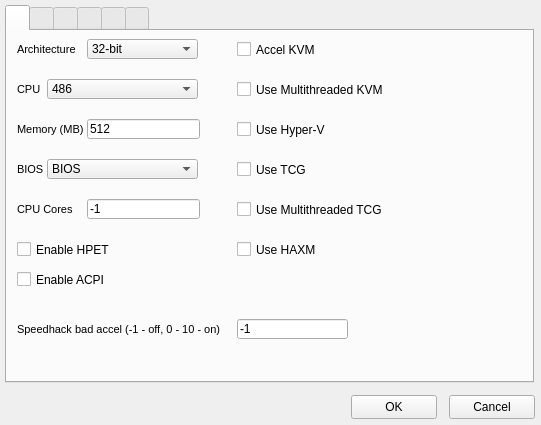
<?xml version="1.0" encoding="UTF-8"?>
<ui version="4.0">
 <class>MainWindow</class>
 <widget class="QMainWindow" name="MainWindow">
  <property name="geometry">
   <rect>
    <x>0</x>
    <y>0</y>
    <width>541</width>
    <height>425</height>
   </rect>
  </property>
  <property name="minimumSize">
   <size>
    <width>541</width>
    <height>425</height>
   </size>
  </property>
  <property name="maximumSize">
   <size>
    <width>541</width>
    <height>425</height>
   </size>
  </property>
  <property name="windowTitle">
   <string>Configure QEMU</string>
  </property>
  <property name="windowIcon">
   <iconset>
    <normaloff>../images/favicon.png</normaloff>../images/favicon.png</iconset>
  </property>
  <widget class="QWidget" name="centralwidget">
   <widget class="QPushButton" name="okButton">
    <property name="geometry">
     <rect>
      <x>351</x>
      <y>395</y>
      <width>86</width>
      <height>24</height>
     </rect>
    </property>
    <property name="text">
     <string>OK</string>
    </property>
   </widget>
   <widget class="QPushButton" name="cancelButton">
    <property name="geometry">
     <rect>
      <x>449</x>
      <y>395</y>
      <width>86</width>
      <height>24</height>
     </rect>
    </property>
    <property name="text">
     <string>Cancel</string>
    </property>
   </widget>
   <widget class="QTabWidget" name="tabs">
    <property name="geometry">
     <rect>
      <x>5</x>
      <y>5</y>
      <width>529</width>
      <height>378</height>
     </rect>
    </property>
    <property name="currentIndex">
     <number>0</number>
    </property>
    <property name="iconSize">
     <size>
      <width>32</width>
      <height>32</height>
     </size>
    </property>
    <widget class="QWidget" name="mother">
     <attribute name="icon">
      <iconset>
       <normaloff>../images/motherboard.png</normaloff>../images/motherboard.png</iconset>
     </attribute>
     <attribute name="title">
      <string/>
     </attribute>
     <widget class="QComboBox" name="archEdit">
      <property name="geometry">
       <rect>
        <x>80</x>
        <y>8</y>
        <width>111</width>
        <height>20</height>
       </rect>
      </property>
      <property name="currentText">
       <string>32-bit</string>
      </property>
      <item>
       <property name="text">
        <string>32-bit</string>
       </property>
      </item>
      <item>
       <property name="text">
        <string>64-bit</string>
       </property>
      </item>
     </widget>
     <widget class="QLabel" name="archLabel">
      <property name="geometry">
       <rect>
        <x>10</x>
        <y>10</y>
        <width>100</width>
        <height>16</height>
       </rect>
      </property>
      <property name="font">
       <font>
        <pointsize>8</pointsize>
       </font>
      </property>
      <property name="text">
       <string>Architecture</string>
      </property>
     </widget>
     <widget class="QLabel" name="cpuLabel">
      <property name="geometry">
       <rect>
        <x>10</x>
        <y>50</y>
        <width>100</width>
        <height>16</height>
       </rect>
      </property>
      <property name="font">
       <font>
        <pointsize>8</pointsize>
       </font>
      </property>
      <property name="text">
       <string>CPU</string>
      </property>
     </widget>
     <widget class="QComboBox" name="cpuEdit">
      <property name="geometry">
       <rect>
        <x>40</x>
        <y>48</y>
        <width>151</width>
        <height>20</height>
       </rect>
      </property>
      <property name="currentText">
       <string>486</string>
      </property>
      <item>
       <property name="text">
        <string>486</string>
       </property>
      </item>
      <item>
       <property name="text">
        <string>Broadwell</string>
       </property>
      </item>
      <item>
       <property name="text">
        <string>Broadwell-IBRS</string>
       </property>
      </item>
      <item>
       <property name="text">
        <string>Broadwell-noTSX</string>
       </property>
      </item>
      <item>
       <property name="text">
        <string>Broadwell-noTSX-IBRS</string>
       </property>
      </item>
      <item>
       <property name="text">
        <string>Cascadelake-Server</string>
       </property>
      </item>
      <item>
       <property name="text">
        <string>Cascadelake-Server-noT</string>
       </property>
      </item>
      <item>
       <property name="text">
        <string>Conroe</string>
       </property>
      </item>
      <item>
       <property name="text">
        <string>Cooperlake</string>
       </property>
      </item>
      <item>
       <property name="text">
        <string>Denverton</string>
       </property>
      </item>
      <item>
       <property name="text">
        <string>Dhyana</string>
       </property>
      </item>
      <item>
       <property name="text">
        <string>EPYC</string>
       </property>
      </item>
      <item>
       <property name="text">
        <string>EPYC-IBPB</string>
       </property>
      </item>
      <item>
       <property name="text">
        <string>EPYC-Rome</string>
       </property>
      </item>
      <item>
       <property name="text">
        <string>Haswell</string>
       </property>
      </item>
      <item>
       <property name="text">
        <string>Haswell-IBRS</string>
       </property>
      </item>
      <item>
       <property name="text">
        <string>Haswell-noTSX</string>
       </property>
      </item>
      <item>
       <property name="text">
        <string>Haswell-noTSX-IBRS</string>
       </property>
      </item>
      <item>
       <property name="text">
        <string>Icelake-Client</string>
       </property>
      </item>
      <item>
       <property name="text">
        <string>Icelake-Client-noTSX</string>
       </property>
      </item>
      <item>
       <property name="text">
        <string>Icelake-Server</string>
       </property>
      </item>
      <item>
       <property name="text">
        <string>Icelake-Server-noTSX</string>
       </property>
      </item>
      <item>
       <property name="text">
        <string>IvyBridge</string>
       </property>
      </item>
      <item>
       <property name="text">
        <string>IvyBridge-IBRS</string>
       </property>
      </item>
      <item>
       <property name="text">
        <string>KnightsMill</string>
       </property>
      </item>
      <item>
       <property name="text">
        <string>Nehalem</string>
       </property>
      </item>
      <item>
       <property name="text">
        <string>Nehalem-IBRS</string>
       </property>
      </item>
      <item>
       <property name="text">
        <string>Opteron_G1</string>
       </property>
      </item>
      <item>
       <property name="text">
        <string>Opteron_G2</string>
       </property>
      </item>
      <item>
       <property name="text">
        <string>Opteron_G3</string>
       </property>
      </item>
      <item>
       <property name="text">
        <string>Opteron_G4</string>
       </property>
      </item>
      <item>
       <property name="text">
        <string>Opteron_G5</string>
       </property>
      </item>
      <item>
       <property name="text">
        <string>Penryn</string>
       </property>
      </item>
      <item>
       <property name="text">
        <string>SandyBridge</string>
       </property>
      </item>
      <item>
       <property name="text">
        <string>SandyBridge-IBRS</string>
       </property>
      </item>
      <item>
       <property name="text">
        <string>Skylake-Client</string>
       </property>
      </item>
      <item>
       <property name="text">
        <string>Skylake-Client-IBRS</string>
       </property>
      </item>
      <item>
       <property name="text">
        <string>Skylake-Client-noTSX-I</string>
       </property>
      </item>
      <item>
       <property name="text">
        <string>Skylake-Server</string>
       </property>
      </item>
      <item>
       <property name="text">
        <string>Skylake-Server-IBRS</string>
       </property>
      </item>
      <item>
       <property name="text">
        <string>Skylake-Server-noTSX-I</string>
       </property>
      </item>
      <item>
       <property name="text">
        <string>Snowridge</string>
       </property>
      </item>
      <item>
       <property name="text">
        <string>Westmere</string>
       </property>
      </item>
      <item>
       <property name="text">
        <string>Westmere-IBRS</string>
       </property>
      </item>
      <item>
       <property name="text">
        <string>athlon</string>
       </property>
      </item>
      <item>
       <property name="text">
        <string>core2duo</string>
       </property>
      </item>
      <item>
       <property name="text">
        <string>coreduo</string>
       </property>
      </item>
      <item>
       <property name="text">
        <string>kvm32</string>
       </property>
      </item>
      <item>
       <property name="text">
        <string>kvm64</string>
       </property>
      </item>
      <item>
       <property name="text">
        <string>n270</string>
       </property>
      </item>
      <item>
       <property name="text">
        <string>pentium</string>
       </property>
      </item>
      <item>
       <property name="text">
        <string>pentium2</string>
       </property>
      </item>
      <item>
       <property name="text">
        <string>pentium3</string>
       </property>
      </item>
      <item>
       <property name="text">
        <string>phenom</string>
       </property>
      </item>
      <item>
       <property name="text">
        <string>qemu32</string>
       </property>
      </item>
      <item>
       <property name="text">
        <string>qemu64</string>
       </property>
      </item>
      <item>
       <property name="text">
        <string>base</string>
       </property>
      </item>
      <item>
       <property name="text">
        <string>max</string>
       </property>
      </item>
      <item>
       <property name="text">
        <string>host</string>
       </property>
      </item>
     </widget>
     <widget class="QLabel" name="memoryLabel">
      <property name="geometry">
       <rect>
        <x>10</x>
        <y>90</y>
        <width>100</width>
        <height>16</height>
       </rect>
      </property>
      <property name="font">
       <font>
        <pointsize>8</pointsize>
       </font>
      </property>
      <property name="text">
       <string>Memory (MB)</string>
      </property>
     </widget>
     <widget class="QLineEdit" name="memoryEdit">
      <property name="geometry">
       <rect>
        <x>80</x>
        <y>88</y>
        <width>113</width>
        <height>20</height>
       </rect>
      </property>
      <property name="text">
       <string>512</string>
      </property>
     </widget>
     <widget class="QLabel" name="biosLabel">
      <property name="geometry">
       <rect>
        <x>10</x>
        <y>130</y>
        <width>100</width>
        <height>16</height>
       </rect>
      </property>
      <property name="font">
       <font>
        <pointsize>8</pointsize>
       </font>
      </property>
      <property name="text">
       <string>BIOS</string>
      </property>
     </widget>
     <widget class="QComboBox" name="biosEdit">
      <property name="geometry">
       <rect>
        <x>40</x>
        <y>128</y>
        <width>151</width>
        <height>20</height>
       </rect>
      </property>
      <property name="currentText">
       <string>BIOS</string>
      </property>
      <item>
       <property name="text">
        <string>BIOS</string>
       </property>
      </item>
      <item>
       <property name="text">
        <string>EFI 32-bit (CIRRUS ONLY)</string>
       </property>
      </item>
      <item>
       <property name="text">
        <string>EFI 64-bit (CIRRUS ONLY)</string>
       </property>
      </item>
      <item>
       <property name="text">
        <string>EFI 32-bit (FIXED)</string>
       </property>
      </item>
     </widget>
     <widget class="QLabel" name="coresLabel">
      <property name="geometry">
       <rect>
        <x>10</x>
        <y>170</y>
        <width>100</width>
        <height>16</height>
       </rect>
      </property>
      <property name="font">
       <font>
        <pointsize>8</pointsize>
       </font>
      </property>
      <property name="text">
       <string>CPU Cores</string>
      </property>
     </widget>
     <widget class="QLineEdit" name="coresEdit">
      <property name="geometry">
       <rect>
        <x>80</x>
        <y>168</y>
        <width>113</width>
        <height>20</height>
       </rect>
      </property>
      <property name="text">
       <string>-1</string>
      </property>
     </widget>
     <widget class="QCheckBox" name="hpetEdit">
      <property name="geometry">
       <rect>
        <x>10</x>
        <y>210</y>
        <width>181</width>
        <height>17</height>
       </rect>
      </property>
      <property name="text">
       <string>Enable HPET</string>
      </property>
     </widget>
     <widget class="QCheckBox" name="acpiEdit">
      <property name="geometry">
       <rect>
        <x>10</x>
        <y>240</y>
        <width>181</width>
        <height>17</height>
       </rect>
      </property>
      <property name="text">
       <string>Enable ACPI</string>
      </property>
     </widget>
     <widget class="QCheckBox" name="kvmEdit">
      <property name="geometry">
       <rect>
        <x>230</x>
        <y>10</y>
        <width>181</width>
        <height>17</height>
       </rect>
      </property>
      <property name="text">
       <string>Accel KVM</string>
      </property>
     </widget>
     <widget class="QCheckBox" name="mtkvmEdit">
      <property name="geometry">
       <rect>
        <x>230</x>
        <y>50</y>
        <width>181</width>
        <height>17</height>
       </rect>
      </property>
      <property name="text">
       <string>Use Multithreaded KVM</string>
      </property>
     </widget>
     <widget class="QCheckBox" name="whpxEdit">
      <property name="geometry">
       <rect>
        <x>230</x>
        <y>90</y>
        <width>181</width>
        <height>17</height>
       </rect>
      </property>
      <property name="text">
       <string>Use Hyper-V</string>
      </property>
     </widget>
     <widget class="QCheckBox" name="tcgEdit">
      <property name="geometry">
       <rect>
        <x>230</x>
        <y>130</y>
        <width>181</width>
        <height>17</height>
       </rect>
      </property>
      <property name="text">
       <string>Use TCG</string>
      </property>
     </widget>
     <widget class="QCheckBox" name="mttcgEdit">
      <property name="geometry">
       <rect>
        <x>230</x>
        <y>170</y>
        <width>181</width>
        <height>17</height>
       </rect>
      </property>
      <property name="text">
       <string>Use Multithreaded TCG</string>
      </property>
     </widget>
     <widget class="QCheckBox" name="haxmEdit">
      <property name="geometry">
       <rect>
        <x>230</x>
        <y>210</y>
        <width>181</width>
        <height>17</height>
       </rect>
      </property>
      <property name="text">
       <string>Use HAXM</string>
      </property>
     </widget>
     <widget class="QLabel" name="speedLabel">
      <property name="geometry">
       <rect>
        <x>10</x>
        <y>290</y>
        <width>221</width>
        <height>16</height>
       </rect>
      </property>
      <property name="font">
       <font>
        <pointsize>8</pointsize>
       </font>
      </property>
      <property name="text">
       <string>Speedhack bad accel (-1 - off, 0 - 10 - on)</string>
      </property>
     </widget>
     <widget class="QLineEdit" name="speedEdit">
      <property name="geometry">
       <rect>
        <x>230</x>
        <y>288</y>
        <width>111</width>
        <height>20</height>
       </rect>
      </property>
      <property name="text">
       <string>-1</string>
      </property>
     </widget>
    </widget>
    <widget class="QWidget" name="video">
     <attribute name="icon">
      <iconset>
       <normaloff>../images/video_mode.png</normaloff>../images/video_mode.png</iconset>
     </attribute>
     <attribute name="title">
      <string/>
     </attribute>
     <widget class="QLabel" name="videoLabel">
      <property name="geometry">
       <rect>
        <x>10</x>
        <y>10</y>
        <width>100</width>
        <height>16</height>
       </rect>
      </property>
      <property name="font">
       <font>
        <pointsize>8</pointsize>
       </font>
      </property>
      <property name="text">
       <string>Video Adapter</string>
      </property>
     </widget>
     <widget class="QComboBox" name="videoEdit">
      <property name="geometry">
       <rect>
        <x>90</x>
        <y>8</y>
        <width>111</width>
        <height>20</height>
       </rect>
      </property>
      <property name="currentText">
       <string>Default VGA</string>
      </property>
      <item>
       <property name="text">
        <string>Default VGA</string>
       </property>
      </item>
      <item>
       <property name="text">
        <string>VMWARE SVGA 2</string>
       </property>
      </item>
      <item>
       <property name="text">
        <string>Cirrus</string>
       </property>
      </item>
      <item>
       <property name="text">
        <string>VirtIO</string>
       </property>
      </item>
      <item>
       <property name="text">
        <string>QXL</string>
       </property>
      </item>
      <item>
       <property name="text">
        <string>ATI VGA</string>
       </property>
      </item>
      <item>
       <property name="text">
        <string>RAM FB</string>
       </property>
      </item>
      <item>
       <property name="text">
        <string>None</string>
       </property>
      </item>
     </widget>
     <widget class="QCheckBox" name="nographicEdit">
      <property name="geometry">
       <rect>
        <x>10</x>
        <y>40</y>
        <width>181</width>
        <height>17</height>
       </rect>
      </property>
      <property name="text">
       <string>Log text mode to console</string>
      </property>
     </widget>
     <widget class="QCheckBox" name="useconsoleEdit">
      <property name="geometry">
       <rect>
        <x>10</x>
        <y>70</y>
        <width>181</width>
        <height>17</height>
       </rect>
      </property>
      <property name="text">
       <string>Use console</string>
      </property>
     </widget>
     <widget class="QCheckBox" name="monitorvcEdit">
      <property name="geometry">
       <rect>
        <x>10</x>
        <y>100</y>
        <width>181</width>
        <height>17</height>
       </rect>
      </property>
      <property name="text">
       <string>Graphic Monitor</string>
      </property>
     </widget>
     <widget class="QCheckBox" name="monitorstdioEdit">
      <property name="geometry">
       <rect>
        <x>10</x>
        <y>130</y>
        <width>181</width>
        <height>17</height>
       </rect>
      </property>
      <property name="text">
       <string>Console Monitor</string>
      </property>
     </widget>
     <widget class="QCheckBox" name="serialvcEdit">
      <property name="geometry">
       <rect>
        <x>10</x>
        <y>160</y>
        <width>181</width>
        <height>17</height>
       </rect>
      </property>
      <property name="text">
       <string>Graphic Serial</string>
      </property>
     </widget>
     <widget class="QCheckBox" name="serialstdioEdit">
      <property name="geometry">
       <rect>
        <x>10</x>
        <y>190</y>
        <width>181</width>
        <height>17</height>
       </rect>
      </property>
      <property name="text">
       <string>Console Serial</string>
      </property>
     </widget>
     <widget class="QComboBox" name="displayEdit">
      <property name="geometry">
       <rect>
        <x>310</x>
        <y>8</y>
        <width>111</width>
        <height>20</height>
       </rect>
      </property>
      <property name="currentText">
       <string>GTK</string>
      </property>
      <item>
       <property name="text">
        <string>GTK</string>
       </property>
      </item>
      <item>
       <property name="text">
        <string>SDL</string>
       </property>
      </item>
      <item>
       <property name="text">
        <string>VNC</string>
       </property>
      </item>
      <item>
       <property name="text">
        <string>Curses</string>
       </property>
      </item>
      <item>
       <property name="text">
        <string>None</string>
       </property>
      </item>
     </widget>
     <widget class="QLabel" name="displayLabel">
      <property name="geometry">
       <rect>
        <x>270</x>
        <y>10</y>
        <width>100</width>
        <height>16</height>
       </rect>
      </property>
      <property name="font">
       <font>
        <pointsize>8</pointsize>
       </font>
      </property>
      <property name="text">
       <string>Display</string>
      </property>
     </widget>
     <widget class="QCheckBox" name="sdlEdit">
      <property name="geometry">
       <rect>
        <x>270</x>
        <y>40</y>
        <width>181</width>
        <height>17</height>
       </rect>
      </property>
      <property name="text">
       <string>Use SDL</string>
      </property>
     </widget>
     <widget class="QLineEdit" name="vncEdit">
      <property name="geometry">
       <rect>
        <x>340</x>
        <y>68</y>
        <width>113</width>
        <height>20</height>
       </rect>
      </property>
      <property name="text">
       <string>localhost:1</string>
      </property>
     </widget>
     <widget class="QLabel" name="coresLabel_2">
      <property name="geometry">
       <rect>
        <x>270</x>
        <y>70</y>
        <width>100</width>
        <height>16</height>
       </rect>
      </property>
      <property name="font">
       <font>
        <pointsize>8</pointsize>
       </font>
      </property>
      <property name="text">
       <string>VNC Address</string>
      </property>
     </widget>
    </widget>
    <widget class="QWidget" name="sound">
     <attribute name="icon">
      <iconset>
       <normaloff>../images/sound.png</normaloff>../images/sound.png</iconset>
     </attribute>
     <attribute name="title">
      <string/>
     </attribute>
    </widget>
    <widget class="QWidget" name="drives">
     <attribute name="icon">
      <iconset>
       <normaloff>../images/drive.png</normaloff>../images/drive.png</iconset>
     </attribute>
     <attribute name="title">
      <string/>
     </attribute>
    </widget>
    <widget class="QWidget" name="input">
     <attribute name="icon">
      <iconset>
       <normaloff>../images/mouse_pc.png</normaloff>../images/mouse_pc.png</iconset>
     </attribute>
     <attribute name="title">
      <string/>
     </attribute>
    </widget>
    <widget class="QWidget" name="other">
     <attribute name="icon">
      <iconset>
       <normaloff>../images/network_ethernet.png</normaloff>../images/network_ethernet.png</iconset>
     </attribute>
     <attribute name="title">
      <string/>
     </attribute>
    </widget>
   </widget>
  </widget>
 </widget>
 <resources/>
 <connections/>
</ui>
